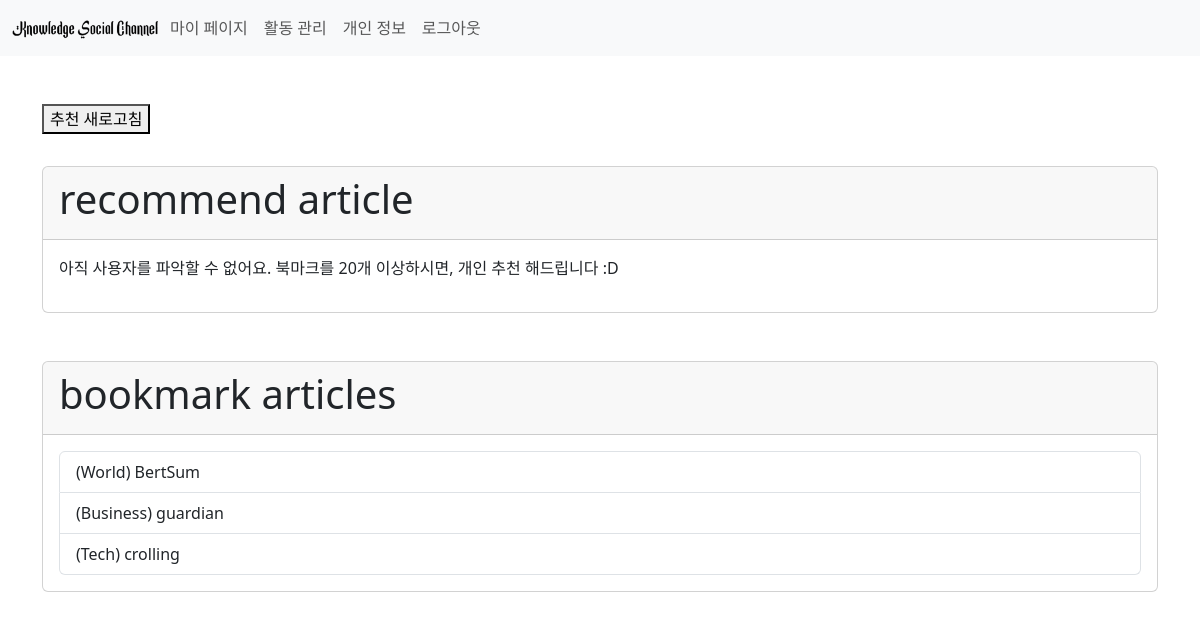
The app's page /account/12/mypage/ (signed in) with its own data.
### home/models.py (models this page shows, shortened)
class Bookmark(models.Model):
    user = models.ForeignKey(settings.AUTH_USER_MODEL, on_delete=models.CASCADE)
    article = models.ForeignKey(Article, on_delete=models.CASCADE)

class Article(models.Model):
    title = models.CharField(max_length=255)
    content = models.TextField()
    abstract = models.TextField()
    category = models.ForeignKey(Category, on_delete=models.CASCADE)
    content_url = models.URLField()
    article_public_Date = models.CharField(max_length=255)

class Category(models.Model):
    name = models.CharField(max_length=255, unique=True)

### account/views.py (the view, shortened to what this page needs)
# urls.py: path('<int:user_pk>/mypage/', views.mypage_recomm_and_bookmark, name='mypage_recomm_and_bookmark'),
@login_required
def mypage_recomm_and_bookmark(request, user_pk):
    user = User.objects.get(id=user_pk)
    bookmark_articles = Bookmark.objects.filter(user = user)
    user = request.user
    if User_Article_Bookmark_TB.objects.filter(user=user).count() < 20 :
        recommend_articles_df = None
    return render(request, "account/mypage.html", {"bookmark_articles" : bookmark_articles,
                                                   'recommend_articles_df' : recommend_articles_df})

### account/templates/account/mypage.html (shortened to what this page needs)
{% extends "base.html" %}
{% block content %}
{% if request.user.is_authenticated %}
    <div class="container mt-5">
        <div class="row justify-content-center">
            <div class="col-md-12">
                <div class="row">
                    <div class="col-md-6 mb-3">
                        <div>
                            <form action="{% url 'account:mypage_recomm_and_bookmark' user_pk=user.pk %}" method="POST">
                                <button type="submit" name="recommendation"> 추천 새로고침 </button>
                            </form>
                        </div>
                    </div>
                </div>
                <div class="card">
                    <div class="card-header"><h1>recommend article</h1></div>
                    <div class="card-body">
                        {% if recommend_articles_df %}
                            <ul class="list-group">
                                {% for recommend_article in recommend_articles_df %}
                                    <li class="list-group-item">
                                        <h5 class="card-title">
                                            <strong>
                                                <a href="{% url 'news:news_detail' recommend_article.id %}" class="text-decoration-none text-dark">
                                                    {{ recommend_article.title }}
                                                </a>
                                            </strong>
                                        </h5>
                                        <p class="card-text"><strong>Category:</strong> {{ recommend_article.category }}</p>
                                        <p class="card-text"><strong>Published Date:</strong> {{ recommend_article.article_public_Date }}</p>
                                    </li>
                                {% endfor %}
                            </ul>
                        {% else %}
                            <p> 아직 사용자를 파악할 수 없어요. 북마크를 20개 이상하시면, 개인 추천 해드립니다 :D </p>
                        {% endif %}
                    </div>
                </div>
            </div>
        </div>
    </div>
    <div class="container mt-5">
        <div class="row justify-content-center">
            <div class="col-md-12">
                <div class="card">
                    <div class="card-header"><h1>bookmark articles</h1></div>
                    <div class="card-body">
                        <ul class="list-group">
                            {% for bookmark_article in bookmark_articles %}
                            <li class="list-group-item">
                              <a href="{% url 'news:news_detail' bookmark_article.article.id %}" class="text-decoration-none text-dark">({{ bookmark_article.article.category.name }}) {{ bookmark_article.article.title }}</a>
                            </li>
                            {% endfor %}
                        </ul>
                    </div>
                </div>
            </div>
        </div>
    </div>
{% endif %}
{% endblock content %}

### records on screen
Bookmark: article.category.name "World", article "BertSum"
Bookmark: article.category.name "Business", article "guardian"
Bookmark: article.category.name "Tech", article "crolling"
